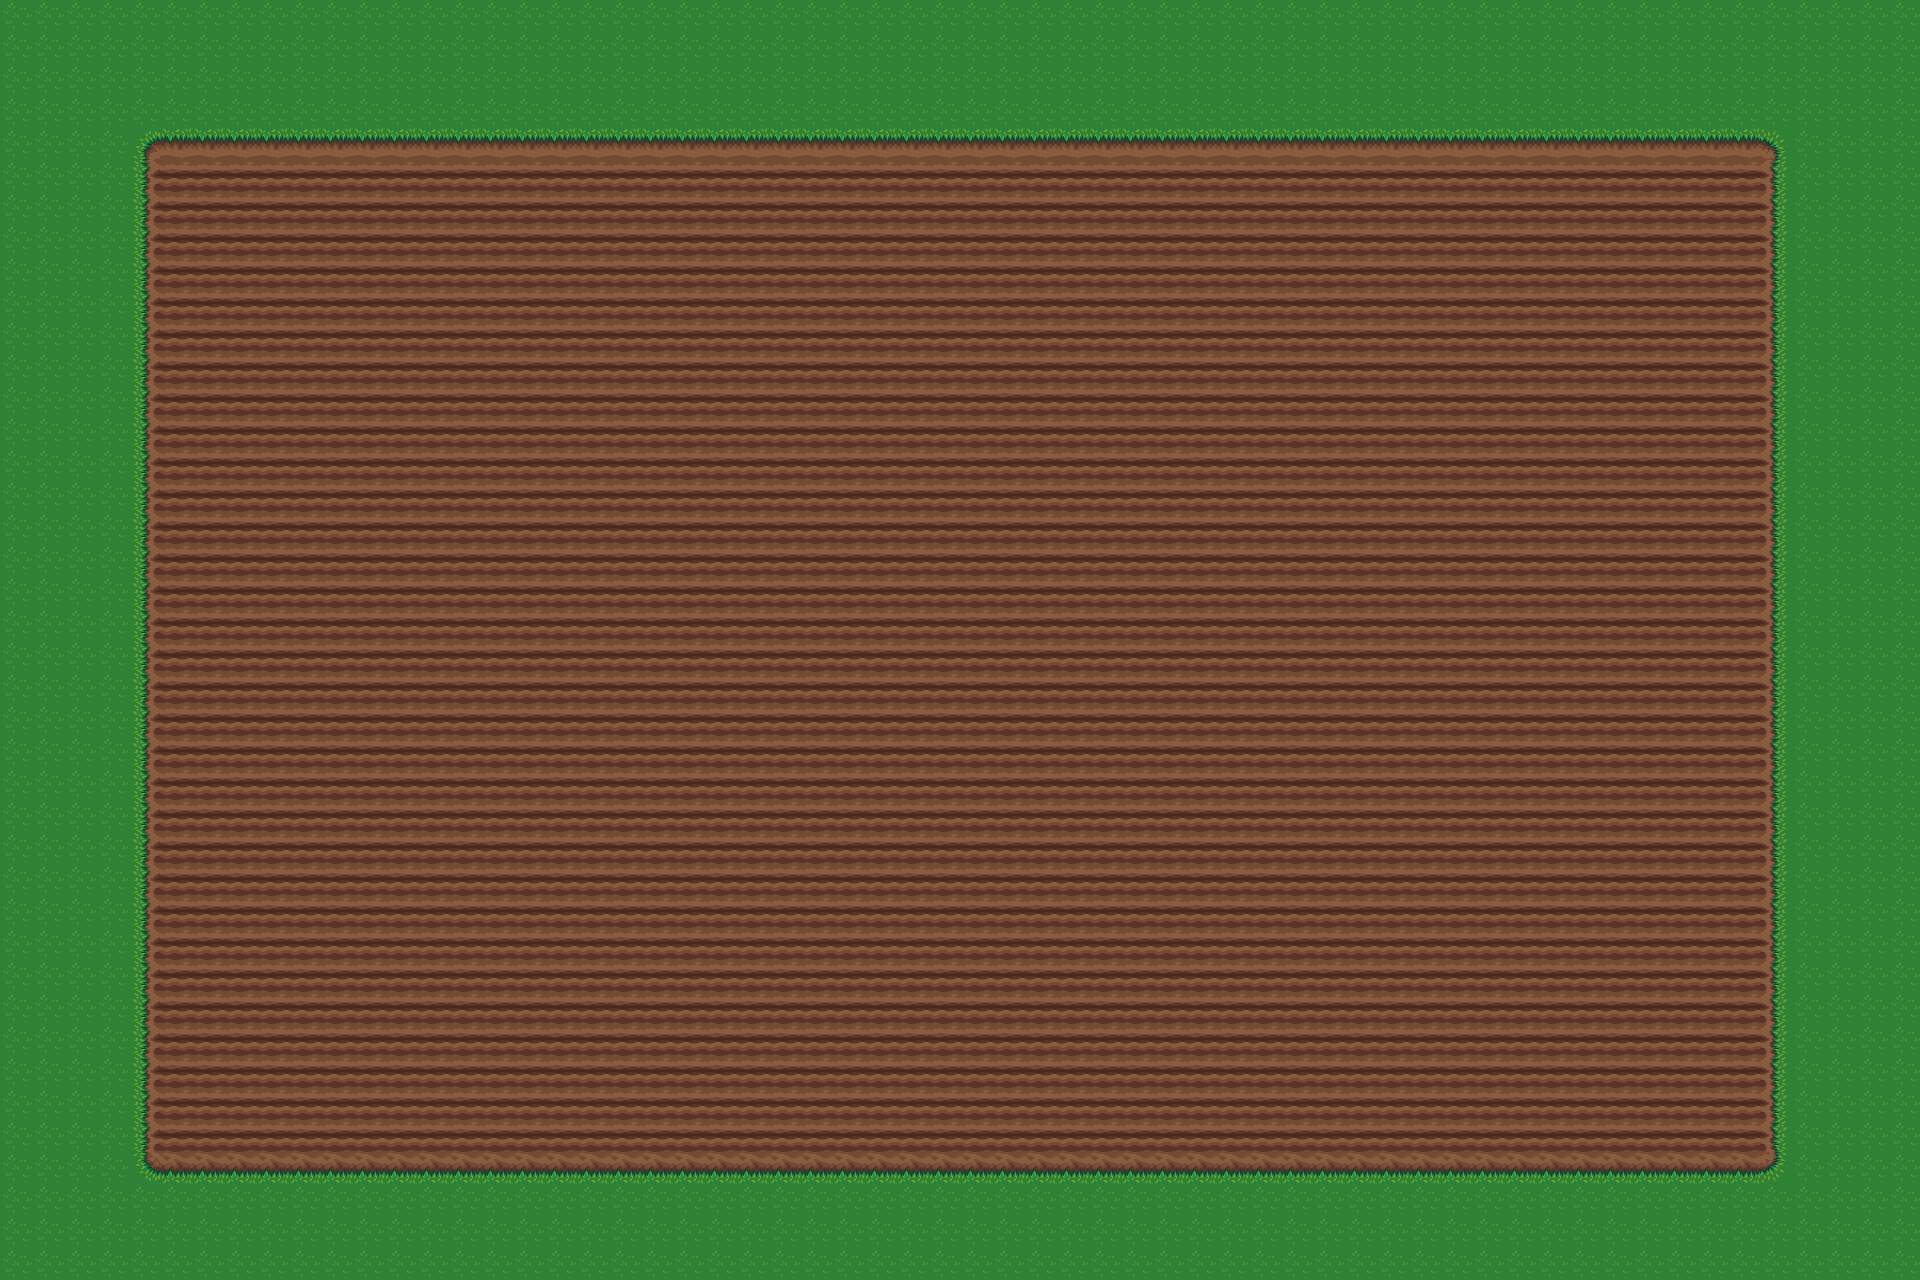

Tiled map render using the project's own tile images. Description and the map definition, with tile-layer contents summarised, below:
An orthogonal 60x40 tile map with 32x32 px tiles, 1 tile layer (Kachelebene 1), 2 tilesets.

<map version="1.0" orientation="orthogonal" width="60" height="40" tilewidth="32" tileheight="32" backgroundcolor="#5555ff">
 <tileset firstgid="1" name="grass" tilewidth="32" tileheight="32">
  <image source="../img/grass.png" width="96" height="192" />
 </tileset>
 <tileset firstgid="19" name="plowed_soil" tilewidth="32" tileheight="32">
  <image source="../img/plowed_soil.png" width="96" height="192" />
 </tileset>
 <layer name="Kachelebene 1" width="60" height="40">
  <data>[2400 cells, 2400 non-empty, 10 distinct tile ids]</data>
 </layer>
</map>
